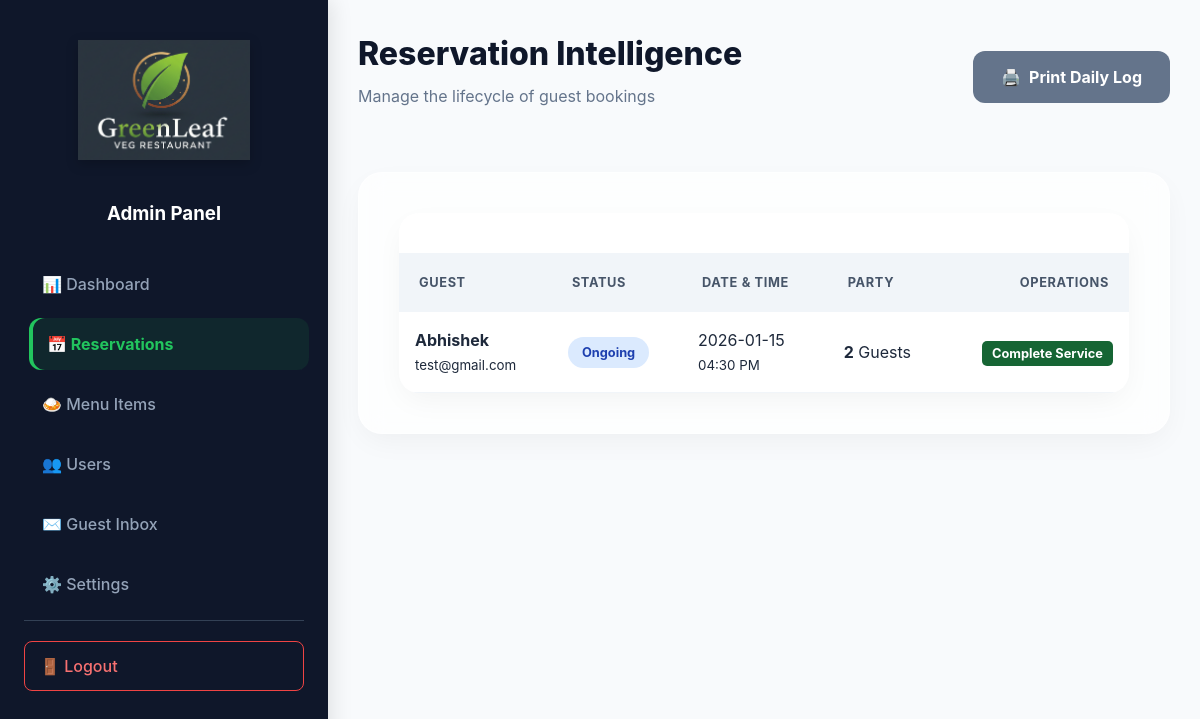
The page /admin/manage-reservations.php (signed in) on the database as committed earlier.
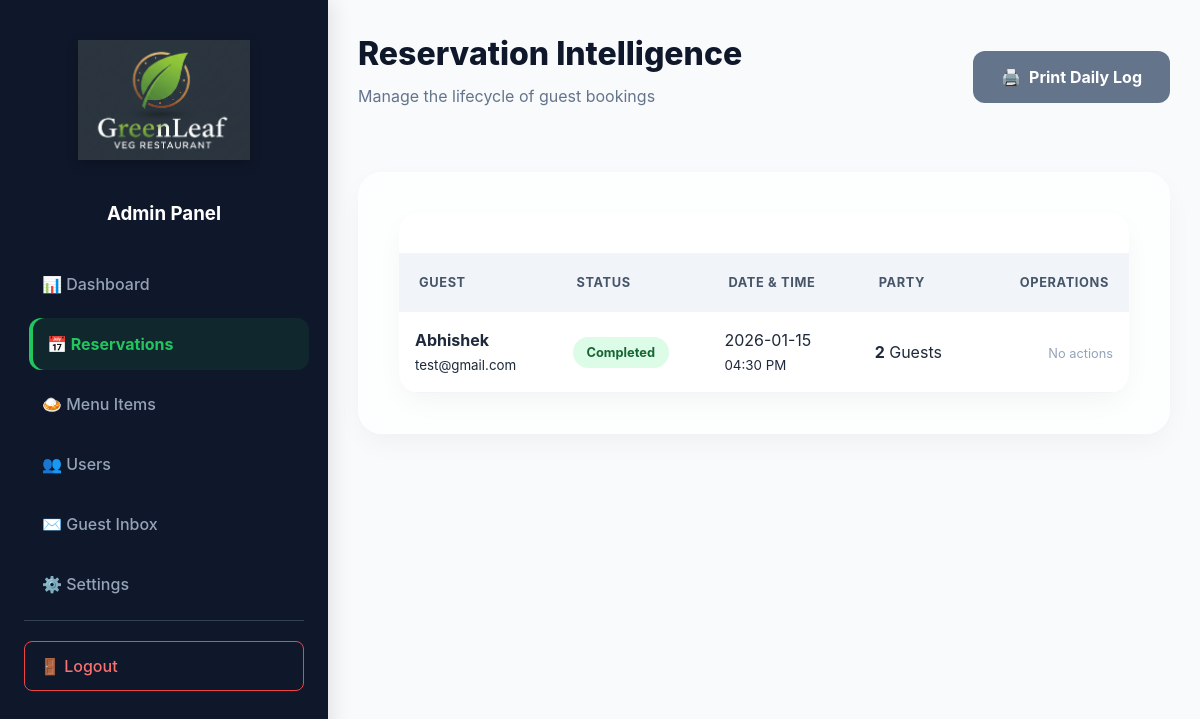
The same page on the database as committed later.
### tables this page shows
CREATE TABLE `reservations` (
  `id` int(11) NOT NULL,
  `name` varchar(100) NOT NULL,
  `email` varchar(100) NOT NULL,
  `phone` varchar(20) NOT NULL,
  `guests` int(11) NOT NULL,
  `reservation_date` date NOT NULL,
  `reservation_time` varchar(5) NOT NULL,
  `user_id` int(11) DEFAULT NULL,
  `created_at` timestamp NOT NULL DEFAULT current_timestamp() ON UPDATE current_timestamp(),
  `status` enum('pending','ongoing','completed','cancelled') DEFAULT 'pending'
);

### admin/manage-reservations.php (the view, shortened to what this page needs)
<?php
require 'config.php';
$today = date('Y-m-d');
$dbh->prepare("UPDATE reservations SET status = 'cancelled'
               WHERE reservation_date < ? AND status = 'pending'")
    ->execute([$today]);
$stmt = $dbh->query("SELECT * FROM reservations ORDER BY reservation_date DESC, reservation_time ASC");
$reservations = $stmt->fetchAll(PDO::FETCH_ASSOC);
?>
<!DOCTYPE html>
<html lang="en">
<head>
    <link rel="stylesheet" href="assets/css/admin-styles.css">
</head>
<body class="admin-body">
    <div class="admin-container">
        <?php include 'sidebar.php'; ?>
        <main class="admin-main">
            <header class="admin-header">
                <div class="header-title">
                    <h2>Reservation Intelligence</h2>
                    <p class="subtitle">Manage the lifecycle of guest bookings</p>
                </div>
                <div class="header-actions">
                    <a href="print-reservations.php" target="_blank" class="admin-login-btn" style="text-decoration:none; background:#64748b; display:flex; align-items:center; gap:8px;">
                        <span>🖨️</span> Print Daily Log
                    </a>
                </div>
            </header>
            <section class="admin-card glass-morph">
                <div class="table-responsive">
                    <table class="admin-table">
                        <thead>
                            <tr>
                                <th>Guest</th>
                                <th>Status</th>
                                <th>Date & Time</th>
                                <th>Party</th>
                                <th style="text-align:right;">Operations</th>
                            </tr>
                        </thead>
                        <tbody>
                            <?php foreach ($reservations as $res): ?>
                            <tr class="table-row-hover">
                                <td>
                                    <strong><?php echo htmlspecialchars($res['name']); ?></strong><br>
                                    <small><?php echo htmlspecialchars($res['email']); ?></small>
                                </td>
                                <td>
                                    <span class="badge badge-<?php echo $res['status']; ?>">
                                        <?php echo ucfirst($res['status']); ?>
                                    </span>
                                </td>
                                <td>
                                    <?php echo $res['reservation_date']; ?><br>
                                    <small><?php echo date('h:i A', strtotime($res['reservation_time'])); ?></small>
                                </td>
                                <td><strong><?php echo $res['guests']; ?></strong> Guests</td>
                                <td style="text-align:right;">
                                    <?php if($res['status'] == 'pending'): ?>
                                        <a href="?update_id=<?php echo $res['id']; ?>&new_status=ongoing" class="action-btn checkin">Check-in</a>
                                        <a href="?update_id=<?php echo $res['id']; ?>&new_status=cancelled" class="action-btn cancel" onclick="return confirm('Cancel this booking?')">Cancel</a>
                                    <?php elseif($res['status'] == 'ongoing'): ?>
                                        <a href="?update_id=<?php echo $res['id']; ?>&new_status=completed" class="action-btn complete">Complete Service</a>
                                    <?php else: ?>
                                        <span style="color:#94a3b8; font-size:0.8rem;">No actions</span>
                                    <?php endif; ?>
                                </td>
                            </tr>
                            <?php endforeach; ?>
                        </tbody>
                    </table>
                </div>
            </section>
        </main>
    </div>
</body>
</html>

Rows that differ between the two databases and show on the page:
changed reservations "Abhishek": status "Ongoing" → "Completed"; status "Complete Service" → "No actions"
